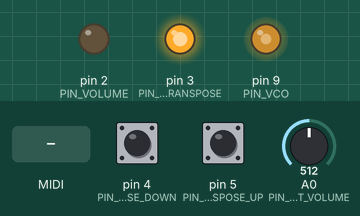
This sketch was run on a simulated Arduino Uno, built with avr-gcc and run on an emulated ATmega328P. On the bench: output pins drawn as LEDs (lit = HIGH). Dashed ring = blinking. Inputs (shaded band) come from the test bench; at power-on: pin 4 (PIN_BTN_TRANSPOSE_DOWN) LOW, pin 5 (PIN_BTN_TRANSPOSE_UP) LOW, A0 (PIN_POT_VOLUME) = 512. MIDI output is not drawn.

Above: at 1.2 s.
1.3 s: pin 4 (PIN_BTN_TRANSPOSE_DOWN) pulled HIGH for 0.15 s
At 1.58 s:
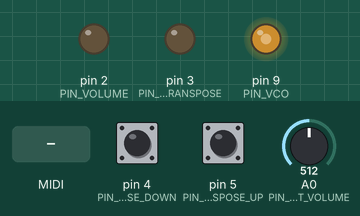
4.3 s: MIDI note 36 received
At 4.57 s:
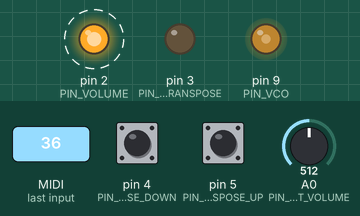
7.3 s: pin 5 (PIN_BTN_TRANSPOSE_UP) pulled HIGH for 0.15 s
At 7.47 s:
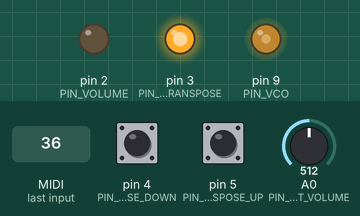
10.3 s: MIDI note 48 received
At 10.55 s:
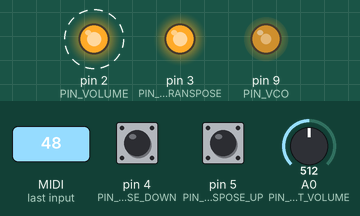
13.3 s: MIDI note 67 received
At 13.57 s:
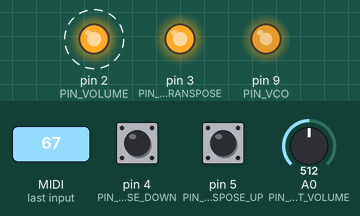
16.3 s: pin 4 (PIN_BTN_TRANSPOSE_DOWN) pulled HIGH for 1 s
At 16.57 s:
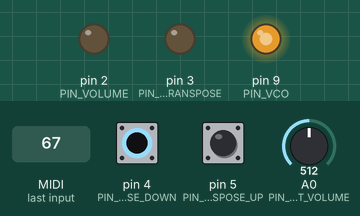
Timing chart, 0 to 20.3 s (numbered marks = the images above; inputs shaded):
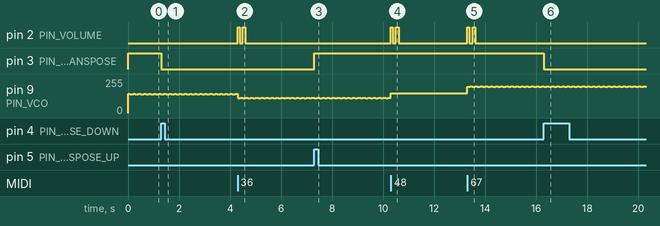

Measured:
- after the input at 1.3 s, pin 3 (PIN_LED_TRANSPOSE): HIGH → LOW at once
- after the input at 4.3 s, pin 2 (PIN_VOLUME): alternates HIGH for 0.09 s and LOW for 0.13 s, 4 changes in all, then stays LOW, starting at once
- after the input at 7.3 s, pin 3 (PIN_LED_TRANSPOSE): LOW → HIGH at once
- after the input at 10.3 s, pin 2 (PIN_VOLUME): alternates HIGH for 0.09 s and LOW for 0.13 s, 4 changes in all, then stays LOW, starting at once
- after the input at 13.3 s, pin 2 (PIN_VOLUME): alternates HIGH for 0.09 s and LOW for 0.13 s, 4 changes in all, then stays LOW, starting at once
- after the input at 16.3 s, pin 3 (PIN_LED_TRANSPOSE): HIGH → LOW at once
- by itself, pin 9 (PIN_VCO): repeats every 0.20 s: 198/255 0.04 s, 199/255 0.08 s, 198/255 0.04 s, 197/255 0.04 s

The sketch:

Synth_arduino_code.ino
```cpp
#include <MIDI.h>
MIDI_CREATE_DEFAULT_INSTANCE();

// Table de fréquences par notes (les define viennent de pitches.h)
#define NOTE_B0  31
#define NOTE_C1  33
#define NOTE_CS1 35
#define NOTE_D1  37
#define NOTE_DS1 39
#define NOTE_E1  41
#define NOTE_F1  44
#define NOTE_FS1 46
#define NOTE_G1  49
#define NOTE_GS1 52
#define NOTE_A1  55
#define NOTE_AS1 58
#define NOTE_B1  62
#define NOTE_C2  65
#define NOTE_CS2 69
#define NOTE_D2  73
#define NOTE_DS2 78
#define NOTE_E2  82
#define NOTE_F2  87
#define NOTE_FS2 93
#define NOTE_G2  98
#define NOTE_GS2 104
#define NOTE_A2  110
#define NOTE_AS2 117
#define NOTE_B2  123
#define NOTE_C3  131
#define NOTE_CS3 139
#define NOTE_D3  147
#define NOTE_DS3 156
#define NOTE_E3  165
#define NOTE_F3  175
#define NOTE_FS3 185
#define NOTE_G3  196
#define NOTE_GS3 208
#define NOTE_A3  220
#define NOTE_AS3 233
#define NOTE_B3  247
#define NOTE_C4  262
#define NOTE_CS4 277
#define NOTE_D4  294
#define NOTE_DS4 311
#define NOTE_E4  330
#define NOTE_F4  349
#define NOTE_FS4 370
#define NOTE_G4  392
#define NOTE_GS4 415
#define NOTE_A4  440
#define NOTE_AS4 466
#define NOTE_B4  494
#define NOTE_C5  523
#define NOTE_CS5 554
#define NOTE_D5  587
#define NOTE_DS5 622
#define NOTE_E5  659
#define NOTE_F5  698
#define NOTE_FS5 740
#define NOTE_G5  784
#define NOTE_GS5 831
#define NOTE_A5  880
#define NOTE_AS5 932
#define NOTE_B5  988
#define NOTE_C6  1047
#define NOTE_CS6 1109
#define NOTE_D6  1175
#define NOTE_DS6 1245
#define NOTE_E6  1319
#define NOTE_F6  1397
#define NOTE_FS6 1480
#define NOTE_G6  1568
#define NOTE_GS6 1661
#define NOTE_A6  1760
#define NOTE_AS6 1865
#define NOTE_B6  1976
#define NOTE_C7  2093
#define NOTE_CS7 2217
#define NOTE_D7  2349
#define NOTE_DS7 2489
#define NOTE_E7  2637
#define NOTE_F7  2794
#define NOTE_FS7 2960
#define NOTE_G7  3136
#define NOTE_GS7 3322
#define NOTE_A7  3520
#define NOTE_AS7 3729
#define NOTE_B7  3951
#define NOTE_C8  4186
#define NOTE_CS8 4435
#define NOTE_D8  4699
#define NOTE_DS8 4978

static const uint16_t NOTE_FREQ_TABLE[] = {
  NOTE_B0, NOTE_C1, NOTE_CS1, NOTE_D1, NOTE_DS1, NOTE_E1, NOTE_F1, NOTE_FS1,
  NOTE_G1, NOTE_GS1, NOTE_A1, NOTE_AS1, NOTE_B1, NOTE_C2, NOTE_CS2, NOTE_D2,
  NOTE_DS2, NOTE_E2, NOTE_F2, NOTE_FS2, NOTE_G2, NOTE_GS2, NOTE_A2, NOTE_AS2,
  NOTE_B2, NOTE_C3, NOTE_CS3, NOTE_D3, NOTE_DS3, NOTE_E3, NOTE_F3, NOTE_FS3,
  NOTE_G3, NOTE_GS3, NOTE_A3, NOTE_AS3, NOTE_B3, NOTE_C4, NOTE_CS4, NOTE_D4,
  NOTE_DS4, NOTE_E4, NOTE_F4, NOTE_FS4, NOTE_G4, NOTE_GS4, NOTE_A4, NOTE_AS4,
  NOTE_B4, NOTE_C5, NOTE_CS5, NOTE_D5, NOTE_DS5, NOTE_E5, NOTE_F5, NOTE_FS5,
  NOTE_G5, NOTE_GS5, NOTE_A5, NOTE_AS5, NOTE_B5, NOTE_C6, NOTE_CS6, NOTE_D6,
  NOTE_DS6, NOTE_E6, NOTE_F6, NOTE_FS6, NOTE_G6, NOTE_GS6, NOTE_A6, NOTE_AS6,
  NOTE_B6, NOTE_C7, NOTE_CS7, NOTE_D7, NOTE_DS7, NOTE_E7, NOTE_F7, NOTE_FS7,
  NOTE_G7, NOTE_GS7, NOTE_A7, NOTE_AS7, NOTE_B7, NOTE_C8, NOTE_CS8, NOTE_D8, NOTE_DS8,
};
const int NOTE_TABLE_SIZE = sizeof(NOTE_FREQ_TABLE)/sizeof(NOTE_FREQ_TABLE[0]);

// Pins
const int PIN_VCO = 9;
const int PIN_POT_VOLUME = A0;
const int PIN_VOLUME = 2;
const int PIN_LED_TRANSPOSE = 3;
const int PIN_BTN_TRANSPOSE_UP = 5;
const int PIN_BTN_TRANSPOSE_DOWN = 4;

// Fréquences VCO
const float FREQ_MIN = 20.0;
const float FREQ_MAX = 5000.0;

// États
bool gateOn = false;
int currentFreq = 440;
unsigned long currentTime = 0;

// Volume
int volumeKnob = 0;
int volumeTotal = 0;

// Transpose
int transpose = 0;
int transposeBtnUpCurr = 0;
int transposeBtnDownCurr = 0;
int transposeBtnUpNext;
int transposeBtnDownNext;

// LFO
typedef struct {
  float value;
  float amplitude;
  float freq;
  float phase;
} LFO;

LFO tremolo;
LFO vibrato;

void handleNoteOn(byte channel, byte pitch, byte velocity)
{
  int index = constrain(pitch + transpose, 0, NOTE_TABLE_SIZE - 1);
  currentFreq = NOTE_FREQ_TABLE[index];
  gateOn = true;
}

void handleNoteOff(byte channel, byte pitch, byte velocity)
{
  gateOn = false;
}

void updateLFO(LFO &lfo, unsigned long timeUs){
  lfo.value = lfo.amplitude * sin(2*PI*lfo.freq * timeUs/1000000.0 + lfo.phase);
}

// Met à jour transpose sur front montant de boutons
void updateTranspose(){

  transposeBtnUpNext = digitalRead(PIN_BTN_TRANSPOSE_UP);
  if (transposeBtnUpCurr != transposeBtnUpNext) {
    if (transposeBtnUpCurr == 0) transpose++;
    transposeBtnUpCurr = transposeBtnUpNext;
  }

  transposeBtnDownNext = digitalRead(PIN_BTN_TRANSPOSE_DOWN);
  if (transposeBtnDownCurr != transposeBtnDownNext) {
    if (transposeBtnDownCurr == 0) transpose--;
    transposeBtnDownCurr = transposeBtnDownNext;
  }

  transpose = constrain(transpose, -24, 24);

  // LED allumée si transpose est un multiple de l'octave
  digitalWrite(PIN_LED_TRANSPOSE, (transpose % 12 == 0) ? HIGH : LOW);
}

void setup(){
  pinMode(PIN_VCO, OUTPUT);
  pinMode(PIN_POT_VOLUME, INPUT);
  pinMode(PIN_VOLUME, OUTPUT);
  pinMode(PIN_BTN_TRANSPOSE_UP, INPUT);
  pinMode(PIN_BTN_TRANSPOSE_DOWN, INPUT);
  pinMode(PIN_LED_TRANSPOSE, OUTPUT);

  tremolo.amplitude = 0.3;
  tremolo.freq = 4.0;
  tremolo.phase = 0.0;

  vibrato.amplitude = 0.02;
  vibrato.freq = 5.0;
  vibrato.phase = 0.0;

  MIDI.setHandleNoteOn(handleNoteOn);
  MIDI.setHandleNoteOff(handleNoteOff);
  MIDI.begin(MIDI_CHANNEL_OMNI);
}

void loop(){
  currentTime = micros();
  MIDI.read();

  updateLFO(tremolo, currentTime);
  updateLFO(vibrato, currentTime);
  updateTranspose();

  // Volume
  volumeKnob = map(analogRead(PIN_POT_VOLUME), 0, 1023, 0, 255);
  volumeTotal = constrain((int) (volumeKnob * (1.0 + tremolo.value)), 0, 255);
  analogWrite(PIN_VOLUME, gateOn ? volumeTotal : 0);

  // Fréquence VCO
  float freqModulated = currentFreq * (1.0 + vibrato.value);
  float Vfreq = 5.0 * log((float) freqModulated / FREQ_MIN) / log(FREQ_MAX / FREQ_MIN);
  int PWMfreq = constrain((int) (255.0 * Vfreq / 5.0), 0, 255);
  analogWrite(PIN_VCO, PWMfreq);
}
```
